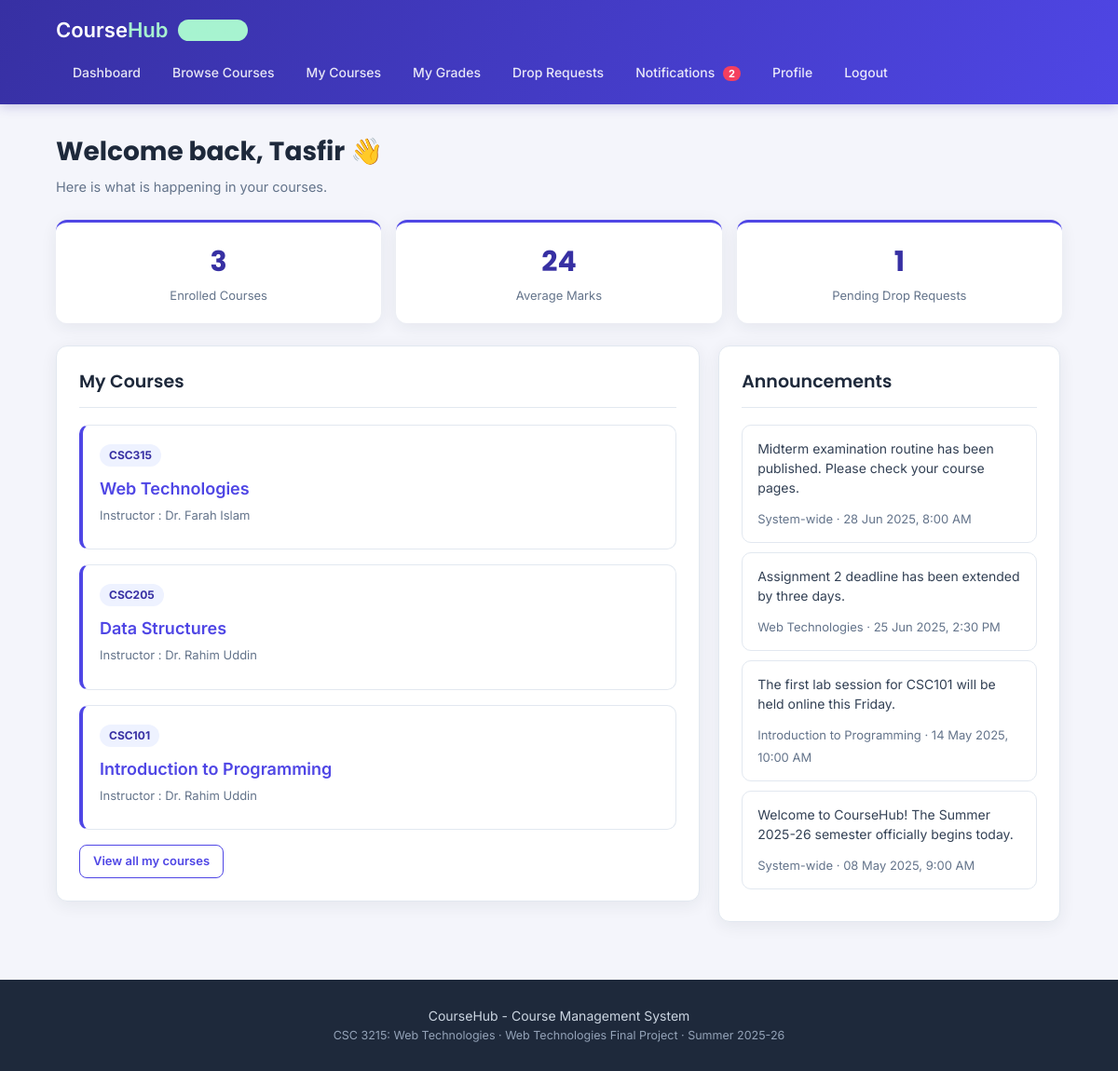
The app's page /dashboard.php (signed in) with its own data.
### tables this page shows
CREATE TABLE users (
    user_id     INT AUTO_INCREMENT PRIMARY KEY,
    name        VARCHAR(100) NOT NULL,
    email       VARCHAR(100) NOT NULL UNIQUE,
    password    VARCHAR(255) NOT NULL,
    role        ENUM('admin','teacher','student') NOT NULL DEFAULT 'student',
    phone       VARCHAR(20),
    department  VARCHAR(100),
    bio         TEXT,
    status      VARCHAR(20)  DEFAULT 'active',
    joined      DATE
);

CREATE TABLE courses (
    course_id     INT AUTO_INCREMENT PRIMARY KEY,
    course_code   VARCHAR(20)  NOT NULL UNIQUE,
    title         VARCHAR(150) NOT NULL,
    description   TEXT,
    credit_hour   DECIMAL(2,1) NOT NULL DEFAULT 3.0,
    teacher_id    INT DEFAULT NULL,
    capacity      INT NOT NULL DEFAULT 40,
    course_status VARCHAR(20) DEFAULT 'active',
    created_at    DATE,
    FOREIGN KEY (teacher_id) REFERENCES users(user_id) ON DELETE SET NULL
);

CREATE TABLE announcements (
    announcement_id  INT AUTO_INCREMENT PRIMARY KEY,
    course_id        INT DEFAULT NULL,
    posted_by        INT NOT NULL,
    message          TEXT NOT NULL,
    created_at       DATETIME,
    FOREIGN KEY (course_id)  REFERENCES courses(course_id) ON DELETE CASCADE,
    FOREIGN KEY (posted_by)  REFERENCES users(user_id)     ON DELETE CASCADE
);

### check_login.php (called while the page is built, shortened)
<?php
$me = getUser($conn, $_SESSION["user_id"]);
?>

### dashboard.php (the view, shortened to what this page needs)
<?php
require_once "config.php";
require_once "functions.php";
require_once "check_login.php";
if ($me["role"] == "student") {
    $enrolled_count = countRows($conn,
        "SELECT COUNT(*) AS total FROM enrollments WHERE student_id = ? AND enroll_status = 'enrolled'", $me["user_id"]);
    $pending_drops = countRows($conn,
        "SELECT COUNT(*) AS total FROM drop_requests WHERE student_id = ? AND admin_status = 'pending'", $me["user_id"]);
    $avg_result = $conn->prepare("SELECT AVG(marks) AS average FROM grades WHERE student_id = ?");
    $avg_result->bind_param("i", $me["user_id"]);
    $avg_result->execute();
    $avg_row = $avg_result->get_result()->fetch_assoc();
    $average_marks = $avg_row["average"] == null ? 0 : round($avg_row["average"], 2);
    $stmt = $conn->prepare("SELECT c.*, u.name AS teacher_name
                            FROM enrollments e
                            JOIN courses c ON e.course_id = c.course_id
                            LEFT JOIN users u ON c.teacher_id = u.user_id
                            WHERE e.student_id = ? AND e.enroll_status = 'enrolled'
                            ORDER BY e.enrollment_id DESC LIMIT 4");
    $stmt->bind_param("i", $me["user_id"]);
    $stmt->execute();
    $my_courses = $stmt->get_result();
    $announce_stmt = $conn->prepare("SELECT a.*, u.name AS poster_name, c.title AS course_title
                                     FROM announcements a
                                     JOIN users u ON a.posted_by = u.user_id
                                     LEFT JOIN courses c ON a.course_id = c.course_id
                                     WHERE a.course_id IS NULL
                                        OR a.course_id IN (SELECT course_id FROM enrollments WHERE student_id = ? AND enroll_status = 'enrolled')
                                     ORDER BY a.created_at DESC LIMIT 4");
    $announce_stmt->bind_param("i", $me["user_id"]);
    $announce_stmt->execute();
    $announcements = $announce_stmt->get_result();
    include "header.php";
    ?>
    <div class="page">
        <h1>Welcome back, <?php echo htmlspecialchars(explode(" ", $me["name"])[0]); ?> 👋</h1>
        <p class="page-info">Here is what is happening in your courses.</p>
        <div class="stats">
            <div class="stat">
                <div class="stat-number"><?php echo $enrolled_count; ?></div>
                <div class="stat-name">Enrolled Courses</div>
            </div>
            <div class="stat">
                <div class="stat-number"><?php echo $average_marks; ?></div>
                <div class="stat-name">Average Marks</div>
            </div>
            <div class="stat">
                <div class="stat-number"><?php echo $pending_drops; ?></div>
                <div class="stat-name">Pending Drop Requests</div>
            </div>
        </div>
        <div class="row">
            <div class="col-left">
                <div class="box">
                    <h2 class="box-title">My Courses</h2>
                    <?php if ($my_courses->num_rows == 0) { ?>
                        <div class="empty">You are not enrolled in any course yet.
                            <br><a href="courses.php">Browse available courses</a></div>
                    <?php } else { while ($course = $my_courses->fetch_assoc()) { ?>
                        <div class="item">
                            <span class="course-code"><?php echo htmlspecialchars($course["course_code"]); ?></span>
                            <h3><a href="course-details.php?id=<?php echo $course["course_id"]; ?>"><?php echo htmlspecialchars($course["title"]); ?></a></h3>
                            <div class="item-info">Instructor : <?php echo htmlspecialchars($course["teacher_name"] ?? "Not assigned"); ?></div>
                        </div>
                    <?php } } ?>
                    <a href="my-courses.php" class="btn-outline btn btn-small">View all my courses</a>
                </div>
            </div>
            <div class="col-right">
                <div class="box">
                    <h2 class="box-title">Announcements</h2>
                    <?php if ($announcements->num_rows == 0) { ?>
                        <div class="empty">No announcements yet.</div>
                    <?php } else { while ($a = $announcements->fetch_assoc()) { ?>
                        <div class="notif">
                            <div>
                                <div class="item-text"><?php echo htmlspecialchars($a["message"]); ?></div>
                                <span class="gray-text">
                                    <?php echo $a["course_title"] ? htmlspecialchars($a["course_title"]) : "System-wide"; ?>
                                    &middot; <?php echo showDateTime($a["created_at"]); ?>
                                </span>
                            </div>
                        </div>
                    <?php } } ?>
                </div>
            </div>
        </div>
    </div>
    <?php
    include "footer.php";
    exit();
}
include "header.php";
?>
<?php
include "footer.php";
?>

### style.css (style rules this page uses)
:root { --primary: #4f46e5; --primary-dark: #3730a3; --primary-light:#eef2ff; --accent: #14b8a6; --accent-dark: #0f766e; --ink: #1e293b; --ink-light: #64748b; --bg: #f4f5fb; --white: #ffffff; --border: #e2e8f0; --green: #16a34a; --green-bg: #dcfce7; --orange: #d97706; --orange-bg: #fef3c7; --red: #dc2626; --red-bg: #fee2e2; --radius: 12px; --shadow: 0 4px 18px rgba(30, 41, 59, 0.07); --shadow-hover: 0 8px 26px rgba(30, 41, 59, 0.12); }
* { margin:0; padding:0; box-sizing:border-box; font-family:'Inter', Arial, Helvetica, sans-serif; }
h1, h2, h3, .logo { font-family:'Poppins', Arial, Helvetica, sans-serif; }
body { background:var(--bg); color:var(--ink); line-height:1.5; }
a { text-decoration:none; color:var(--primary); }
.page { width:1080px; max-width:94%; margin:30px auto; }
h1 { color:var(--ink); margin-bottom:6px; font-weight:700; font-size:28px; }
h2 { color:var(--ink); font-weight:600; }
h3 { color:var(--ink); font-size:18px; font-weight:600; }
.page-info { color:var(--ink-light); font-size:14.5px; margin-bottom:24px; }
.box { background:var(--white); padding:24px; border-radius:var(--radius); box-shadow:var(--shadow); margin-bottom:22px; border:1px solid var(--border); }
.box-title { border-bottom:1px solid var(--border); padding-bottom:12px; margin-bottom:18px; font-size:19px; }
.row { display:flex; gap:20px; flex-wrap:wrap; }
.col-left { width:64%; }
.col-right { width:34%; }
button, .btn { padding:11px 20px; border:none; border-radius:8px; background:var(--primary); color:white; font-size:14.5px; font-weight:600; cursor:pointer; transition:background 0.15s ease, transform 0.05s ease; display:inline-block; }
.btn-small { padding:7px 14px; font-size:13px; }
.btn-outline { background:transparent; color:var(--primary); border:1.5px solid var(--primary); }
.item { background:var(--white); border:1px solid var(--border); border-left:4px solid var(--primary); border-radius:10px; padding:18px; margin-bottom:16px; transition:box-shadow 0.15s ease; }
.item h3 { margin-bottom:6px; }
.item-info { color:var(--ink-light); font-size:13px; margin-bottom:8px; }
.item-text { font-size:14px; margin-bottom:10px; color:#334155; }
.course-code { display:inline-block; background:var(--primary-light); color:var(--primary-dark); font-size:12px; font-weight:700; padding:3px 10px; border-radius:20px; margin-bottom:10px; width:fit-content; }
.gray-text { color:var(--ink-light); font-size:13px; }
.stats { display:flex; gap:16px; margin-bottom:24px; flex-wrap:wrap; }
.stat { background:var(--white); border-radius:var(--radius); box-shadow:var(--shadow); padding:20px; flex:1; min-width:160px; text-align:center; border-top:3px solid var(--primary); }
.stat-number { font-size:30px; font-weight:700; color:var(--primary-dark); font-family:'Poppins', sans-serif; }
.stat-name { font-size:13px; color:var(--ink-light); margin-top:4px; }
.notif { background:var(--white); border:1px solid var(--border); border-radius:10px; padding:14px 16px; margin-bottom:10px; display:flex; justify-content:space-between; align-items:center; gap:10px; }

### records on screen
users: name "Tasfir"
courses: course_code "CSC315", title "Web Technologies", teacher.name "Dr. Farah Islam"
courses: course_code "CSC205", title "Data Structures", teacher.name "Dr. Rahim Uddin"
courses: course_code "CSC101", title "Introduction to Programming", teacher.name "Dr. Rahim Uddin"
announcements: message "Midterm examination routine has been published. Please check your course pages.", shows "System-wide", created_at "28 Jun 2025, 8:00 AM"
announcements: message "Assignment 2 deadline has been extended by three days.", course.title "Web Technologies", created_at "25 Jun 2025, 2:30 PM"
announcements: message "The first lab session for CSC101 will be held online this Friday.", course.title "Introduction to Programming", created_at "14 May 2025, 10:00 AM"
announcements: message "Welcome to CourseHub! The Summer 2025-26 semester officially begins today.", shows "System-wide", created_at "08 May 2025, 9:00 AM"

### other values on screen
$unread "2"
$enrolled_count "3"
$average_marks "24"
$pending_drops "1"
